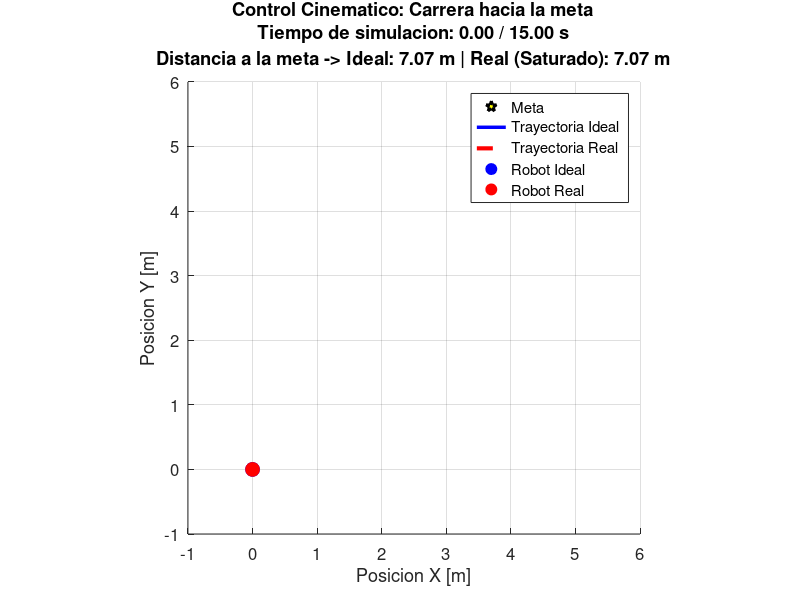

Reproduce this figure in MATLAB. (Note: this script raises an error after producing the figure.)
%% =========================================================
% CONTROL CINEMATICO DE UN ROBOT DIFERENCIAL CON ANIMACION Y EXPORTACION
% Comparacion: Modelo ideal (sin saturacion) vs. Modelo real (saturado)
% Guarda graficas en HD usando el comando print (Compatible con versiones anteriores)
% =========================================================
clear all;
clc;
close all;

%% CREAR CARPETA PARA GUARDAR RESULTADOS
nombre_carpeta = 'Resultados_Control_Cinematico';
if ~exist(nombre_carpeta,'dir')
    mkdir(nombre_carpeta);
end

%% TIEMPO DE SIMULACION
ts = 15;              % Tiempo total de simulacion [s]
ti = 0.01;            % Paso de integracion [s]
t = 0:ti:ts;          % Vector de tiempo
N = length(t);        % Numero de muestras

%% PARAMETROS DEL ROBOT
L = 0.18;             % Distancia entre ruedas [m]
r = 0.03;             % Radio de las ruedas [m]
thetaDot_max = 20;    % Velocidad angular maxima de actuadores [rad/s]

%% POSICION DESEADA (META)
xd = 5;               % Posicion deseada en X [m]
yd = 5;               % Posicion deseada en Y [m]

%% GANANCIAS DEL CONTROLADOR
k_rho = 0.3;          % Ganancia de avance
k_theta = 4;          % Ganancia de giro

%% CONDICIONES INICIALES
% Robot 1: Sin saturacion (Ideal)
x_sin = zeros(1,N); y_sin = zeros(1,N); theta_sin = zeros(1,N);
% Robot 2: Con saturacion proporcional (Real)
x_sat = zeros(1,N); y_sat = zeros(1,N); theta_sat = zeros(1,N);

%% VARIABLES DE ESTADO Y CONTROL
rho_sin = zeros(1,N); e_theta_sin = zeros(1,N);
u_sin = zeros(1,N); w_sin = zeros(1,N);
thetaDot_D_sin = zeros(1,N); thetaDot_I_sin = zeros(1,N);

rho_sat = zeros(1,N); e_theta_sat = zeros(1,N);
u_sat = zeros(1,N); w_sat = zeros(1,N);
thetaDot_D_sat = zeros(1,N); thetaDot_I_sat = zeros(1,N);
alpha = ones(1,N);

%% BUCLE DE SIMULACION PRINCIPAL (CALCULOS)
for k = 1:N-1
    % =====================================================
    % 1. ROBOT IDEAL (SIN SATURACION)
    % =====================================================
    ex_sin = xd - x_sin(k);
    ey_sin = yd - y_sin(k);
    rho_sin(k) = sqrt(ex_sin^2 + ey_sin^2);
    theta_d_sin = atan2(ey_sin,ex_sin);
    e_theta_sin(k) = atan2(sin(theta_d_sin-theta_sin(k)), cos(theta_d_sin-theta_sin(k)));
    
    % Ley de control
    u_sin(k) = k_rho*rho_sin(k);
    w_sin(k) = k_theta*e_theta_sin(k);
    
    % Condicion de llegada
    if rho_sin(k) < 0.03
        u_sin(k) = 0; w_sin(k) = 0;
    end
    % Cinematica Inversa Ideal
    thetaDot_D_sin(k) = (u_sin(k) + (L/2)*w_sin(k))/r;
    thetaDot_I_sin(k) = (u_sin(k) - (L/2)*w_sin(k))/r;
    
    % Integracion (Euler)
    x_sin(k+1) = x_sin(k) + ti*u_sin(k)*cos(theta_sin(k));
    y_sin(k+1) = y_sin(k) + ti*u_sin(k)*sin(theta_sin(k));
    theta_sin(k+1) = theta_sin(k) + ti*w_sin(k);
    theta_sin(k+1) = atan2(sin(theta_sin(k+1)), cos(theta_sin(k+1)));
    
    % =====================================================
    % 2. ROBOT REAL (CON SATURACION PROPORCIONAL)
    % =====================================================
    ex_sat = xd - x_sat(k);
    ey_sat = yd - y_sat(k);
    rho_sat(k) = sqrt(ex_sat^2 + ey_sat^2);
    theta_d_sat = atan2(ey_sat,ex_sat);
    e_theta_sat(k) = atan2(sin(theta_d_sat-theta_sat(k)), cos(theta_d_sat-theta_sat(k)));
    
    % Ley de control teorica
    u_calculada = k_rho*rho_sat(k);
    w_calculada = k_theta*e_theta_sat(k);
    
    if rho_sat(k) < 0.03
        u_calculada = 0; w_calculada = 0;
    end
    % Cinematica Inversa (Velocidades requeridas)
    thetaDot_D_calculada = (u_calculada + (L/2)*w_calculada)/r;
    thetaDot_I_calculada = (u_calculada - (L/2)*w_calculada)/r;
    
    % Verificar limite fisico
    valor_maximo = max(abs([thetaDot_D_calculada, thetaDot_I_calculada]));
    
    if valor_maximo > thetaDot_max
        % Escalamiento proporcional (Factor Alpha)
        alpha(k) = thetaDot_max/valor_maximo;
        thetaDot_D_sat(k) = alpha(k)*thetaDot_D_calculada;
        thetaDot_I_sat(k) = alpha(k)*thetaDot_I_calculada;
    else
        alpha(k) = 1;
        thetaDot_D_sat(k) = thetaDot_D_calculada;
        thetaDot_I_sat(k) = thetaDot_I_calculada;
    end
    % Recalcular velocidades lineales y angulares reales (Cinematica Directa)
    u_sat(k) = r*(thetaDot_D_sat(k) + thetaDot_I_sat(k))/2;
    w_sat(k) = r*(thetaDot_D_sat(k) - thetaDot_I_sat(k))/L;
    
    % Integracion (Euler)
    x_sat(k+1) = x_sat(k) + ti*u_sat(k)*cos(theta_sat(k));
    y_sat(k+1) = y_sat(k) + ti*u_sat(k)*sin(theta_sat(k));
    theta_sat(k+1) = theta_sat(k) + ti*w_sat(k);
    theta_sat(k+1) = atan2(sin(theta_sat(k+1)), cos(theta_sat(k+1)));
end
% Completar ultimos valores
rho_sin(end) = sqrt((xd-x_sin(end))^2 + (yd-y_sin(end))^2);
rho_sat(end) = sqrt((xd-x_sat(end))^2 + (yd-y_sat(end))^2);

%% =========================================================
% INICIO DE LA ANIMACION (CARRERA ENTRE ROBOTS)
% =========================================================
figura_animacion = figure('Name', 'Animacion: Control Cinematico');
set(figura_animacion, 'Position', [150, 150, 900, 600]);

margen = 1;
xmin = min([0, xd]) - margen; xmax = max([0, xd]) + margen;
ymin = min([0, yd]) - margen; ymax = max([0, yd]) + margen;

nombre_gif = fullfile(nombre_carpeta, 'Carrera_Control_Cinematico.gif');
k_contador = 1;

paso_animacion = 40; 
indices_animacion = [1:paso_animacion:N, N];

for k_anim = indices_animacion
    if ~ishandle(figura_animacion), break; end
    
    cla; hold on; grid on; axis equal;
    xlim([xmin xmax]); ylim([ymin ymax]);
    
    plot(xd, yd, 'kp', 'MarkerSize', 20, 'LineWidth', 2, 'MarkerFaceColor', 'y');
    plot(x_sin(1:k_anim), y_sin(1:k_anim), 'b', 'LineWidth', 2.5); 
    plot(x_sat(1:k_anim), y_sat(1:k_anim), 'r--', 'LineWidth', 3); 
    plot(x_sin(k_anim), y_sin(k_anim), 'bo', 'MarkerSize', 10, 'MarkerFaceColor', 'b');
    plot(x_sat(k_anim), y_sat(k_anim), 'ro', 'MarkerSize', 10, 'MarkerFaceColor', 'r');
    
    titulo_1 = 'Control Cinematico: Carrera hacia la meta';
    titulo_2 = sprintf('Tiempo de simulacion: %.2f / %.2f s', t(k_anim), ts);
    titulo_3 = sprintf('Distancia a la meta -> Ideal: %.2f m | Real (Saturado): %.2f m', rho_sin(k_anim), rho_sat(k_anim));
    
    title({titulo_1; ['\bf' titulo_2]; titulo_3}, 'FontSize', 13);
    xlabel('Posicion X [m]'); ylabel('Posicion Y [m]');
    legend('Meta', 'Trayectoria Ideal', 'Trayectoria Real', 'Robot Ideal', 'Robot Real', 'Location', 'best');
    set(gca, 'FontSize', 12);
    
    drawnow;
    
    frame = getframe(figura_animacion);
    im = frame2im(frame);
    [imind, cm] = rgb2ind(im, 256);
    if k_contador == 1
        imwrite(imind, cm, nombre_gif, 'gif', 'Loopcount', inf, 'DelayTime', 0.05);
    else
        imwrite(imind, cm, nombre_gif, 'gif', 'WriteMode', 'append', 'DelayTime', 0.05);
    end
    k_contador = k_contador + 1;
end

%% =========================================================
% GRAFICAS ESTATICAS PARA TU REPORTE (CALIDAD HD CON PRINT)
% =========================================================

% FIGURA 2: COMPARACION DE TRAYECTORIA FINAL
figura_trayectoria = figure('Name', 'Trayectoria Final Comparativa');
plot(x_sin, y_sin, 'b', 'LineWidth', 3); hold on;
plot(x_sat, y_sat, 'r--', 'LineWidth', 3);
plot(0, 0, 'go', 'MarkerSize', 12, 'LineWidth', 2, 'MarkerFaceColor', 'g');
plot(xd, yd, 'kp', 'MarkerSize', 18, 'LineWidth', 2, 'MarkerFaceColor', 'y');
xlabel('Posicion X [m]'); ylabel('Posicion Y [m]');
title('Control: Ideal (Sin limites) vs. Real (Saturacion Proporcional)');
legend('Ruta Ideal', 'Ruta Real', 'Inicio', 'Meta', 'Location', 'best');
grid on; axis equal; set(gca, 'FontSize', 14);

% Guardar imagen en HD con PRINT
print(figura_trayectoria, fullfile(nombre_carpeta, 'Trayectoria_Comparativa_Control.png'), '-dpng', '-r300');

% FIGURA 3: COMPARACION DE DISTANCIA A LA META (RHO)
figura_error = figure('Name', 'Evolucion del Error de Distancia');
plot(t, rho_sin, 'b', 'LineWidth', 3); hold on;
plot(t, rho_sat, 'r--', 'LineWidth', 3);
xlabel('Tiempo [s]'); ylabel('Distancia al objetivo \rho [m]');
title('Reduccion del error de distancia \rho en el tiempo');
legend('Robot Ideal', 'Robot Real', 'Location', 'best');
grid on; set(gca, 'FontSize', 14);

% Guardar imagen en HD con PRINT
print(figura_error, fullfile(nombre_carpeta, 'Error_Distancia_Rho.png'), '-dpng', '-r300');

% FIGURA 4: VELOCIDADES DE ACTUADORES (EVIDENCIA DE SATURACION)
figura_velocidades = figure('Name', 'Velocidades de las Ruedas');
subplot(2,1,1);
plot(t, thetaDot_D_sin, 'b', 'LineWidth', 2); hold on;
plot(t, thetaDot_D_sat, 'r', 'LineWidth', 2);
yline(thetaDot_max, 'k--', 'Limite Superior', 'LineWidth', 2);
yline(-thetaDot_max, 'k--', 'Limite Inferior', 'LineWidth', 2);
grid on; ylabel('Velocidad \theta_D [rad/s]'); title('Velocidad Rueda Derecha');
legend('Exigida (Ideal)', 'Aplicada (Saturada)', 'Location', 'best');

subplot(2,1,2);
plot(t, thetaDot_I_sin, 'b', 'LineWidth', 2); hold on;
plot(t, thetaDot_I_sat, 'r', 'LineWidth', 2);
yline(thetaDot_max, 'k--', 'Limite Superior', 'LineWidth', 2);
yline(-thetaDot_max, 'k--', 'Limite Inferior', 'LineWidth', 2);
grid on; xlabel('Tiempo [s]'); ylabel('Velocidad \theta_I [rad/s]'); title('Velocidad Rueda Izquierda');

% Guardar imagen en HD con PRINT
print(figura_velocidades, fullfile(nombre_carpeta, 'Saturacion_Actuadores.png'), '-dpng', '-r300');

fprintf('\n¡Todo listo! El GIF y las 3 gráficas finales en HD se guardaron en la carpeta: %s\n', nombre_carpeta);
